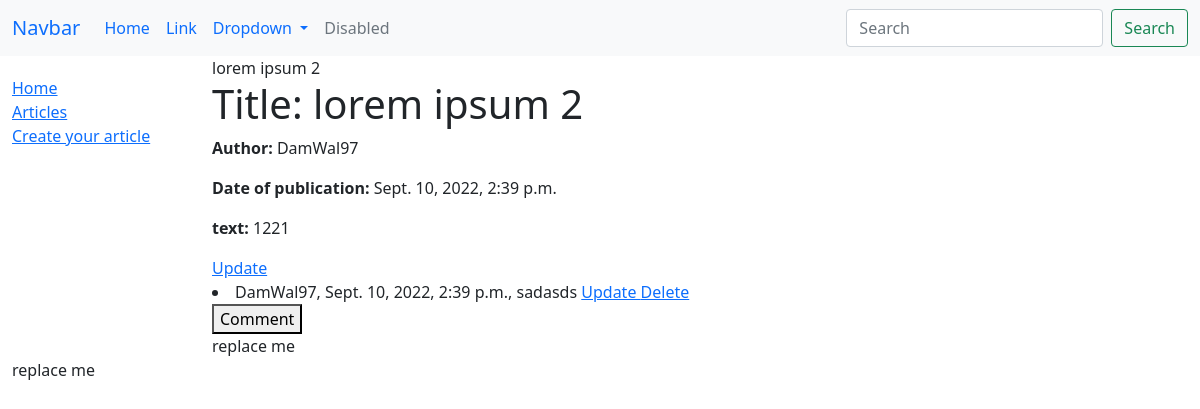
Screenshot of /article_list/17/ with the database file from the repository.
### article/models.py (models this page shows, shortened)
class Article(models.Model):
    title = models.CharField(max_length=50)
    author = models.ForeignKey(User,on_delete=models.SET_NULL, null=True)
    text = models.CharField(max_length=5000)
    date = datetime.now()
    def __str__(self):
        return self.title

class Comment(models.Model):
    article = models.ForeignKey(Article, on_delete = models.CASCADE)
    user = models.ForeignKey(User, on_delete=models.CASCADE)
    text = models.CharField(max_length=1000, blank=False)
    date=datetime.now()

### article/views.py (the view, shortened to what this page needs)
# urls.py: path('article_list/<int:article_id>/', articleDetailView, name='article_detail'),
def articleDetailView(request, article_id):
    id=article_id
    data = {}
    article_data = Article.objects.get(id=id)
    comment_data = Comment.objects.filter(article=id)
    data['queryset'] = article_data
    data['comments'] = comment_data
    data['form'] = 0
    return render(request, 'article/article_detail.html',data)

### article/templates/article/article_detail.html (shortened to what this page needs)
{% extends 'base.html' %}
{% block content %}
{{queryset}}
<h1>Title: {{ queryset.title }}</h1>
<p><strong>Author:</strong> {{ queryset.author }}</p>
<p><strong>Date of publication:</strong> {{ queryset.date }}</p>
<p><strong>text:</strong> {{ queryset.text }}</p>
<a href = '{% url "update-article" queryset.id %}'>Update</a>
{% for comment in comments %}
    <li>
        {{comment.user}}, {{comment.date}}, {{comment.text}}
        <a href = '{% url "update-comment" comment.id %}'>
            Update
        </a>
        <a href = '{% url "delete-comment" comment.id %}'>
            Delete
        </a>
    </li>
{% endfor %}
<form method="POST" action="">
    <button type="submit", name="save">Comment</button>
</form>
{% block delete-btn%}
    replace me
{% endblock %}
{% endblock %}

### rows the page displays
Article: title "lorem ipsum 2", author "DamWal97", date "Sept. 10, 2022, 2:39 p.m.", text "1221"
Comment: user "DamWal97", date "Sept. 10, 2022, 2:39 p.m.", text "sadasds"
